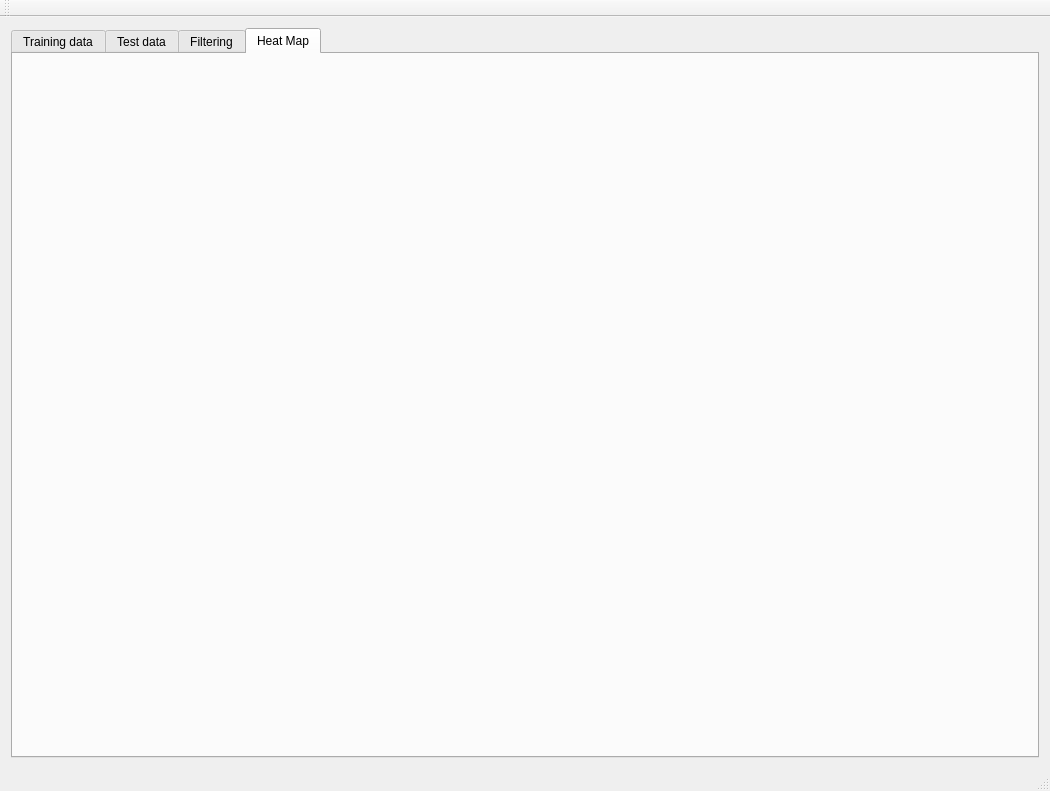
<?xml version="1.0" encoding="UTF-8"?>
<ui version="4.0">
 <class>MainWindow</class>
 <widget class="QMainWindow" name="MainWindow">
  <property name="geometry">
   <rect>
    <x>0</x>
    <y>0</y>
    <width>1050</width>
    <height>791</height>
   </rect>
  </property>
  <property name="minimumSize">
   <size>
    <width>640</width>
    <height>480</height>
   </size>
  </property>
  <property name="windowTitle">
   <string>hackaTUM 2017 Rohde&amp;Schwarz Presentation</string>
  </property>
  <widget class="QWidget" name="centralWidget">
   <layout class="QGridLayout" name="gridLayout">
    <item row="0" column="0">
     <widget class="QTabWidget" name="tabWidget_heatMap">
      <property name="currentIndex">
       <number>3</number>
      </property>
      <widget class="QWidget" name="tab">
       <attribute name="title">
        <string>Training data</string>
       </attribute>
       <layout class="QGridLayout" name="gridLayout_2">
        <item row="1" column="1">
         <widget class="QPushButton" name="pushButton_traingImageNew">
          <property name="enabled">
           <bool>false</bool>
          </property>
          <property name="text">
           <string>Add new training image</string>
          </property>
         </widget>
        </item>
        <item row="5" column="1">
         <spacer name="verticalSpacer">
          <property name="orientation">
           <enum>Qt::Vertical</enum>
          </property>
          <property name="sizeType">
           <enum>QSizePolicy::Maximum</enum>
          </property>
          <property name="sizeHint" stdset="0">
           <size>
            <width>20</width>
            <height>5</height>
           </size>
          </property>
         </spacer>
        </item>
        <item row="0" column="0" rowspan="6">
         <widget class="QTreeWidget" name="treeWidget_trainingImages">
          <property name="showDropIndicator" stdset="0">
           <bool>false</bool>
          </property>
          <property name="iconSize">
           <size>
            <width>64</width>
            <height>64</height>
           </size>
          </property>
          <property name="rootIsDecorated">
           <bool>true</bool>
          </property>
          <column>
           <property name="text">
            <string>Station logos</string>
           </property>
          </column>
          <column>
           <property name="text">
            <string>Path</string>
           </property>
          </column>
         </widget>
        </item>
        <item row="4" column="1">
         <widget class="QLabel" name="label_trainingImage">
          <property name="sizePolicy">
           <sizepolicy hsizetype="Preferred" vsizetype="Minimum">
            <horstretch>0</horstretch>
            <verstretch>0</verstretch>
           </sizepolicy>
          </property>
          <property name="text">
           <string/>
          </property>
         </widget>
        </item>
        <item row="0" column="1">
         <widget class="QPushButton" name="pushButton_trainingNewStation">
          <property name="text">
           <string>Add new station</string>
          </property>
         </widget>
        </item>
        <item row="2" column="1">
         <widget class="QLineEdit" name="lineEdit_trainingImageName">
          <property name="inputMask">
           <string/>
          </property>
          <property name="placeholderText">
           <string>Enter name of logo here</string>
          </property>
         </widget>
        </item>
        <item row="3" column="1">
         <widget class="QLineEdit" name="lineEdit_trainingStationName">
          <property name="inputMask">
           <string/>
          </property>
          <property name="placeholderText">
           <string>Enter name of station here</string>
          </property>
         </widget>
        </item>
       </layout>
      </widget>
      <widget class="QWidget" name="tab_2">
       <attribute name="title">
        <string>Test data</string>
       </attribute>
       <layout class="QGridLayout" name="gridLayout_3">
        <item row="0" column="0">
         <widget class="QPushButton" name="pushButton_testLoadImage">
          <property name="text">
           <string>Load sample image</string>
          </property>
         </widget>
        </item>
        <item row="0" column="1">
         <spacer name="horizontalSpacer">
          <property name="orientation">
           <enum>Qt::Horizontal</enum>
          </property>
          <property name="sizeHint" stdset="0">
           <size>
            <width>40</width>
            <height>20</height>
           </size>
          </property>
         </spacer>
        </item>
        <item row="1" column="0" colspan="2">
         <widget class="QLabel" name="label_testImage">
          <property name="text">
           <string/>
          </property>
         </widget>
        </item>
       </layout>
      </widget>
      <widget class="QWidget" name="tab_3">
       <attribute name="title">
        <string>Filtering</string>
       </attribute>
       <layout class="QGridLayout" name="gridLayout_4">
        <item row="0" column="0" rowspan="5">
         <widget class="QLabel" name="label_filterImage">
          <property name="text">
           <string/>
          </property>
         </widget>
        </item>
        <item row="1" column="2">
         <widget class="QSpinBox" name="spinBox_matchY">
          <property name="sizePolicy">
           <sizepolicy hsizetype="Maximum" vsizetype="Fixed">
            <horstretch>0</horstretch>
            <verstretch>0</verstretch>
           </sizepolicy>
          </property>
          <property name="maximum">
           <number>2000</number>
          </property>
         </widget>
        </item>
        <item row="2" column="2">
         <widget class="QDoubleSpinBox" name="doubleSpinBox_compareScale">
          <property name="decimals">
           <number>3</number>
          </property>
          <property name="maximum">
           <double>2.000000000000000</double>
          </property>
          <property name="singleStep">
           <double>0.010000000000000</double>
          </property>
          <property name="value">
           <double>0.110000000000000</double>
          </property>
         </widget>
        </item>
        <item row="2" column="1">
         <widget class="QLabel" name="label_3">
          <property name="sizePolicy">
           <sizepolicy hsizetype="Maximum" vsizetype="Preferred">
            <horstretch>0</horstretch>
            <verstretch>0</verstretch>
           </sizepolicy>
          </property>
          <property name="text">
           <string>Scale</string>
          </property>
         </widget>
        </item>
        <item row="0" column="2">
         <widget class="QSpinBox" name="spinBox_matchX">
          <property name="sizePolicy">
           <sizepolicy hsizetype="Maximum" vsizetype="Fixed">
            <horstretch>0</horstretch>
            <verstretch>0</verstretch>
           </sizepolicy>
          </property>
          <property name="maximum">
           <number>2000</number>
          </property>
         </widget>
        </item>
        <item row="1" column="1">
         <widget class="QLabel" name="label_2">
          <property name="sizePolicy">
           <sizepolicy hsizetype="Maximum" vsizetype="Preferred">
            <horstretch>0</horstretch>
            <verstretch>0</verstretch>
           </sizepolicy>
          </property>
          <property name="text">
           <string>Y-Offset</string>
          </property>
         </widget>
        </item>
        <item row="0" column="1">
         <widget class="QLabel" name="label">
          <property name="sizePolicy">
           <sizepolicy hsizetype="Maximum" vsizetype="Preferred">
            <horstretch>0</horstretch>
            <verstretch>0</verstretch>
           </sizepolicy>
          </property>
          <property name="text">
           <string>X-Offset</string>
          </property>
         </widget>
        </item>
        <item row="4" column="2">
         <spacer name="verticalSpacer_2">
          <property name="orientation">
           <enum>Qt::Vertical</enum>
          </property>
          <property name="sizeHint" stdset="0">
           <size>
            <width>20</width>
            <height>40</height>
           </size>
          </property>
         </spacer>
        </item>
        <item row="3" column="1">
         <widget class="QLabel" name="label_4">
          <property name="text">
           <string>Result:</string>
          </property>
         </widget>
        </item>
        <item row="3" column="2">
         <widget class="QLabel" name="label_compareResult">
          <property name="text">
           <string>---</string>
          </property>
         </widget>
        </item>
       </layout>
      </widget>
      <widget class="QWidget" name="tab_4">
       <attribute name="title">
        <string>Heat Map</string>
       </attribute>
       <layout class="QGridLayout" name="gridLayout_5">
        <item row="0" column="0">
         <widget class="HeatMap" name="heatMap" native="true"/>
        </item>
       </layout>
      </widget>
     </widget>
    </item>
   </layout>
  </widget>
  <widget class="QMenuBar" name="menuBar">
   <property name="geometry">
    <rect>
     <x>0</x>
     <y>0</y>
     <width>1050</width>
     <height>25</height>
    </rect>
   </property>
  </widget>
  <widget class="QToolBar" name="mainToolBar">
   <attribute name="toolBarArea">
    <enum>TopToolBarArea</enum>
   </attribute>
   <attribute name="toolBarBreak">
    <bool>false</bool>
   </attribute>
  </widget>
  <widget class="QStatusBar" name="statusBar"/>
 </widget>
 <layoutdefault spacing="6" margin="11"/>
 <customwidgets>
  <customwidget>
   <class>HeatMap</class>
   <extends>QWidget</extends>
   <header>heatmap.h</header>
   <container>1</container>
  </customwidget>
 </customwidgets>
 <resources/>
 <connections/>
</ui>
